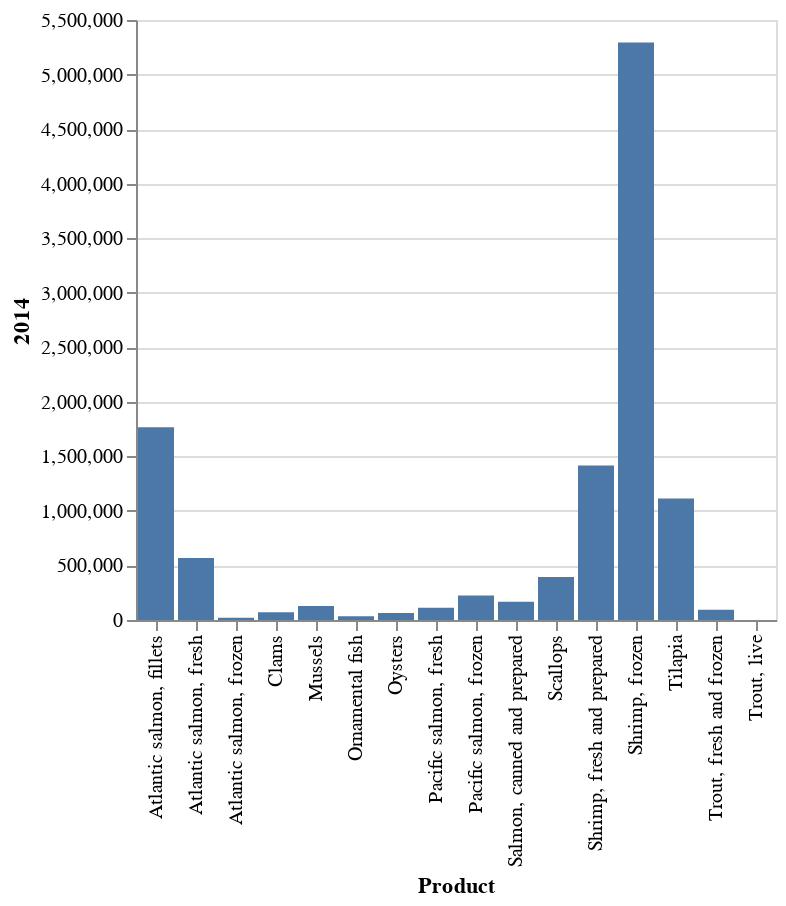

This figure's notebook cell:
### Markdown cell above
### Lines, points, areas

Starting with a line, Altair asks us to specify the data for a 'Chart' (visualisation) that we make, and then what mark we use (in this case a line), and what we want to encode (for a line this needs an x and y axis).

Putting that all together as simply as we can it looks as follows:

### Code cell
# This code creates a line chart using the fish DataFrame. The mark_line() function specifies
# that the chart should be a line plot. The encode() method maps the 'Product' column to the
# x-axis and the '2014' column to the y-axis, plotting the 2014 values for each product.

alt.Chart(fish).mark_bar().encode(
    x='Product',
    y='2014')

### Figure 1 — Vega-Lite specification as saved in the notebook (floating-point values rounded to 4 significant figures)
{"config": {"view": {"continuousWidth": 300, "continuousHeight": 300}}, "data": {"name": "data-f541a6179af65bc43b7b60bcdd80dcb9"}, "mark": {"type": "bar"}, "encoding": {"x": {"field": "Product", "type": "nominal"}, "y": {"field": "2014", "type": "quantitative"}}, "$schema": "https://vega.github.io/schema/vega-lite/v5.8.0.json", "datasets": {"data-f541a6179af65bc43b7b60bcdd80dcb9": [{"Product": "Trout, fresh and frozen", "2014": 95010.0, "2015": 104800.0, "2016": 121000.0, "2017": 135200.0, "2018": 164700.0}, {"Product": "Atlantic salmon, fresh", "2014": 568900.0, "2015": 658800.0, "2016": 842600.0, "2017": 948900.0, "2018": 1036000.0}, {"Product": "Pacific salmon, fresh ", "2014": 111500.0, "2015": 69980.0, "2016": 80010.0, "2017": 70730.0, "2018": 90320.0}, {"Product": "Atlantic salmon, frozen", "2014": 21460.0, "2015": 16360.0, "2016": 24230.0, "2017": 22490.0, "2018": 20200.0}, {"Product": "Pacific salmon, frozen ", "2014": 224300.0, "2015": 239000.0, "2016": 246200.0, "2017": 302300.0, "2018": 360700.0}, {"Product": "Atlantic salmon, fillets", "2014": 1767000.0, "2015": 1503000.0, "2016": 1795000.0, "2017": 2160000.0, "2018": 2369000.0}, {"Product": "Salmon, canned and prepared ", "2014": 167800.0, "2015": 175400.0, "2016": 166500.0, "2017": 195400.0, "2018": 198000.0}, {"Product": "Tilapia ", "2014": 1114000.0, "2015": 980700.0, "2016": 754800.0, "2017": 674500.0, "2018": 686900.0}, {"Product": "Shrimp, frozen", "2014": 5293000.0, "2015": 4151000.0, "2016": 4458000.0, "2017": 5064000.0, "2018": 4728000.0}, {"Product": "Shrimp, fresh and prepared ", "2014": 1415000.0, "2015": 1284000.0, "2016": 1246000.0, "2017": 1480000.0, "2018": 1509000.0}, {"Product": "Oysters ", "2014": 64190.0, "2015": 72020.0, "2016": 74460.0, "2017": 77820.0, "2018": 87710.0}, {"Product": "Mussels ", "2014": 128400.0, "2015": 114300.0, "2016": 119900.0, "2017": 121800.0, "2018": 102700.0}, {"Product": "Clams ", "2014": 71340.0, "2015": 71410.0, "2016": 73060.0, "2017": 72420.0, "2018": 79220.0}, {"Product": "Scallops ", "2014": 394400.0, "2015": 350200.0, "2016": 328500.0, "2017": 264500.0, "2018": 243600.0}, {"Product": "Trout, live", "2014": 800.3, "2015": 1054.0, "2016": 1082.0, "2017": 1152.0, "2018": 1635.0}, {"Product": "Ornamental fish", "2014": 33730.0, "2015": 33780.0, "2016": 38790.0, "2017": 40050.0, "2018": 45250.0}]}}
